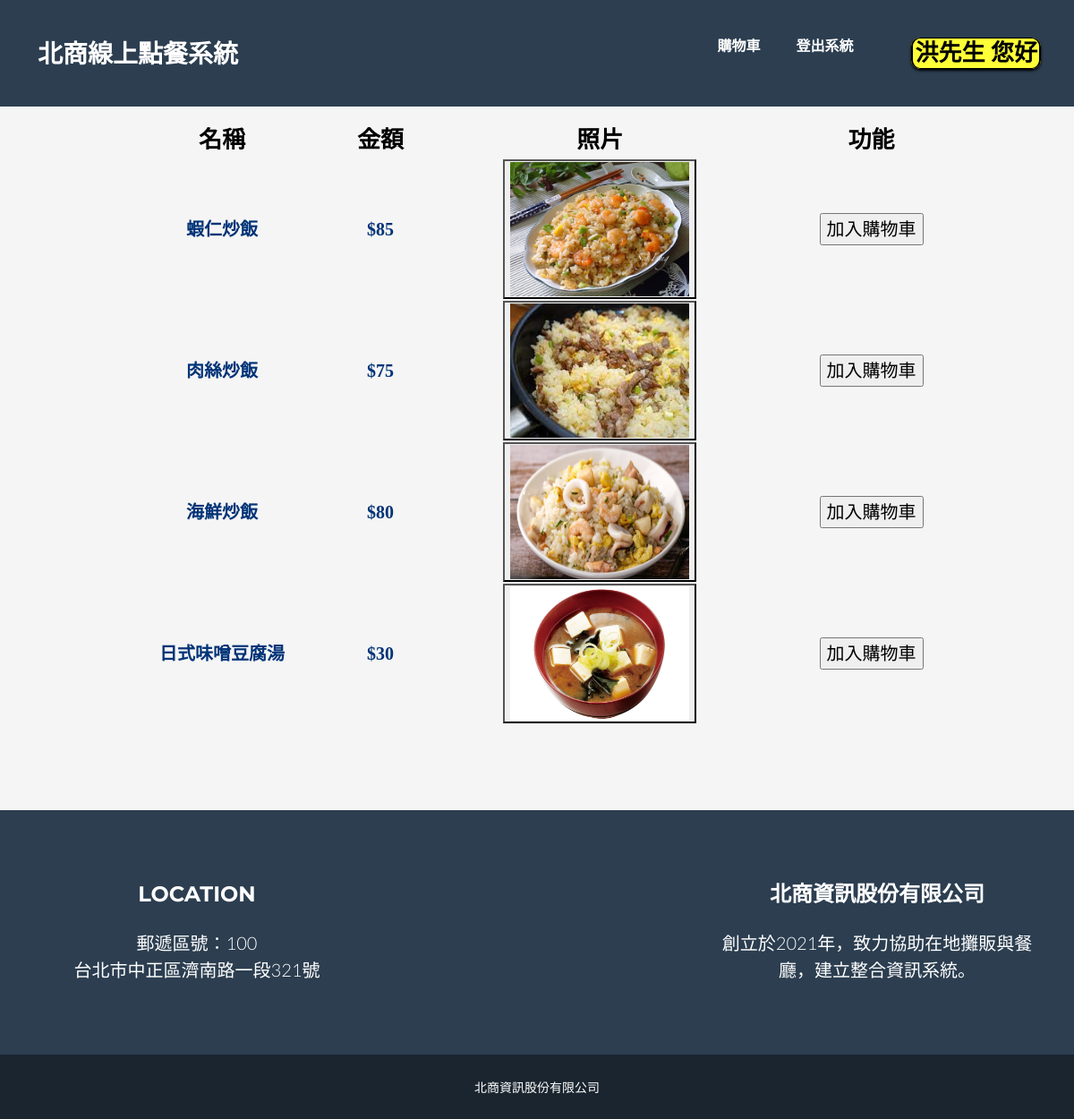
Page /project/Product.php (signed in) on the committed database.
### tables this page shows
CREATE TABLE `customer` (
  `email` varchar(64) NOT NULL,
  `password` varchar(20) NOT NULL,
  `name` varchar(10) NOT NULL,
  `phone` varchar(10) NOT NULL
);

CREATE TABLE `shop` (
  `shop_id` int(10) NOT NULL,
  `res_id` int(10) NOT NULL,
  `name` varchar(10) NOT NULL,
  `dollar` int(5) NOT NULL,
  `photo` text NOT NULL
);

### project/Product.php (the view, shortened to what this page needs)
<!doctype html>
<html>
<html lang="en">
<head>
        <link href="css/styles.css" rel="stylesheet" />
</head>
    <body id="page-top">
        <nav class="navbar navbar-expand-lg bg-secondary text-uppercase fixed-top" id="mainNav">
            <div class="container">
                <a class="navbar-brand" href="index.php">北商線上點餐系統</a>
                <div class="collapse navbar-collapse" id="navbarResponsive">
                    <ul class="navbar-nav ms-auto">
					<li class="nav-item mx-0 mx-lg-1"><a class="nav-link py-3 px-0 px-lg-3 rounded" href="car.php">購物車</a></li>
                        <li class="nav-item mx-0 mx-lg-1"><a class="nav-link py-3 px-0 px-lg-3 rounded" href="logout.php">登出系統</a></li>
					    <li class="nav-item mx-0 mx-lg-1"><a class="nav-link py-3 px-0 px-lg-3 rounded" ><?php include"name.php" ; ?></a></li>
                    </ul>
                </div>
            </div></nav><br/><br/><br/><br/><br/>
<p class = "t2">
<body style="background-color:#F5F5F5;">
<?php include"connect.php" ;
$sql = "SELECT * FROM `shop`";
$result = mysqli_query($conn, $sql);
echo"<table width='80%'  align='center' class='tablehover sortable'>";
echo"
<thead class = 't2'>
<tr class = 't2 sortable' valign='top'>
<th >名稱</th>
<th>金額</th>
<th>照片</th>
<th>功能</th>
</tr></thead>";
while($row = mysqli_fetch_array($result)) {
$sqli="SELECT * FROM  `shop` WHERE  `shop_id` = $row[shop_id]";
$s = mysqli_query($conn,$sqli);
while($ra = mysqli_fetch_array($s)){
	echo"<tbody class = 't3 sortable' >
    <tr>
    <td>$row[name]</td>
    <td>$$row[dollar]</td>
    <td> <button><img src='upload/$ra[photo]' alt='無照片' width='200' height='150' onclick=location.href='./upload/$ra[photo]' ></button></td>";
	echo"<td>
	<input class='product_bt' style='cursor: pointer;' onclick=location='caradd.php?x=$row[shop_id]' value='加入購物車' type='button' /></input></td>";
}}
 echo"</table>
</br>
</br>
</br>
</br>";
?>
<footer class="footer text-center">
            <div class="container">
                <div class="row">
                    <div class="col-lg-4 mb-5 mb-lg-0">
                        <h4 class="text-uppercase mb-4">Location</h4>
                        <p class="lead mb-0">
                            郵遞區號：100  <br />
						台北市中正區濟南路一段321號
                        </p>
                    </div>
                    <div class="col-lg-4 mb-5 mb-lg-0">
                    </div>
                    <div class="col-lg-4">
                        <h4 class="text-uppercase mb-4">北商資訊股份有限公司</h4>
                        <p class="lead mb-0">
                            創立於2021年，致力協助在地攤販與餐廳，建立整合資訊系統。
                        </p>
                    </div>
                </div>
            </div>
        </footer>
        <div class="copyright py-4 text-center text-white">
            <div class="container"><small>北商資訊股份有限公司</small></div>
        </div>
</body>
</html>

### project/name.php (shortened to what this page needs)
<head>
</head>
<?php if (!isset($_SESSION)) {session_start();}
include"connect.php";
$aemail = $_SESSION['email'];
if (($aemail  == true))
{$limit = $_SESSION['email'];
$tc = "SELECT * FROM `customer` WHERE `email` = '$limit'";
$tc2 = mysqli_query($conn,$tc);
$tc3 = mysqli_fetch_array($tc2);
$name = $tc3['name'];
}
echo"<font class='t11 t12'> $name 您好</font>";
?>

### project/Product.php (style rules this page uses)
.t2 { color:black;font-family:Microsoft JhengHei;font-size:26px;text-align:center; border-radius:20px; }
.t3 { color:#003377;font-family:Microsoft JhengHei;font-size:20px;text-align:center;border-radius:8px;font-weight:bold; }

### project/name.php (style rules this page uses)
.t11 { color:#000000;font-family:Microsoft JhengHei;font-size:26px;text-align:center; border-radius:10px; }
.t12 { border-style:solid;border-width:1px 2px;padding:2px; background-color:#FFFF37; box-shadow: 0 2px 3px 0 ; position:relative; right:-25px; }

### rows in the picture
customer: name "洪先生"
shop: name "蝦仁炒飯", dollar "85", photo (picture)
shop: name "肉絲炒飯", dollar "75", photo (picture)
shop: name "海鮮炒飯", dollar "80", photo (picture)
shop: name "日式味噌豆腐湯", dollar "30", photo (picture)
